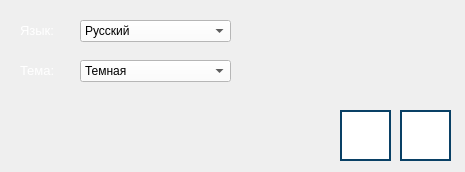
<?xml version="1.0" encoding="UTF-8"?>
<ui version="4.0">
 <class>UserOptionWindow</class>
 <widget class="QDialog" name="UserOptionWindow">
  <property name="geometry">
   <rect>
    <x>0</x>
    <y>0</y>
    <width>465</width>
    <height>172</height>
   </rect>
  </property>
  <property name="windowTitle">
   <string>Пользовательские настройки - RayTracing</string>
  </property>
  <widget class="QLabel" name="label">
   <property name="geometry">
    <rect>
     <x>20</x>
     <y>20</y>
     <width>81</width>
     <height>21</height>
    </rect>
   </property>
   <property name="font">
    <font>
     <pointsize>10</pointsize>
    </font>
   </property>
   <property name="text">
    <string>&lt;html&gt;&lt;head/&gt;&lt;body&gt;&lt;p&gt;&lt;span style=&quot; color:#ffffff;&quot;&gt;Язык:&lt;/span&gt;&lt;/p&gt;&lt;/body&gt;&lt;/html&gt;</string>
   </property>
  </widget>
  <widget class="QPushButton" name="button_save">
   <property name="geometry">
    <rect>
     <x>340</x>
     <y>110</y>
     <width>51</width>
     <height>51</height>
    </rect>
   </property>
   <property name="toolTip">
    <string>Применить настройки</string>
   </property>
   <property name="styleSheet">
    <string notr="true">QPushButton {
    background-color: rgb(255, 255, 255);
    border: 2px solid #094065;
}

QPushButton:pressed {
    background-color:  rgb(118, 118, 118);
}
</string>
   </property>
   <property name="text">
    <string/>
   </property>
   <property name="icon">
    <iconset>
     <normaloff>images/option-button.png</normaloff>images/option-button.png</iconset>
   </property>
   <property name="iconSize">
    <size>
     <width>36</width>
     <height>36</height>
    </size>
   </property>
  </widget>
  <widget class="QPushButton" name="button_cancel">
   <property name="geometry">
    <rect>
     <x>400</x>
     <y>110</y>
     <width>51</width>
     <height>51</height>
    </rect>
   </property>
   <property name="toolTip">
    <string>Отмена</string>
   </property>
   <property name="styleSheet">
    <string notr="true">QPushButton {
    background-color: rgb(255, 255, 255);
    border: 2px solid #094065;
}

QPushButton:pressed {
    background-color:  rgb(118, 118, 118);
}
</string>
   </property>
   <property name="text">
    <string/>
   </property>
   <property name="icon">
    <iconset>
     <normaloff>images/cancel-button.png</normaloff>images/cancel-button.png</iconset>
   </property>
   <property name="iconSize">
    <size>
     <width>36</width>
     <height>36</height>
    </size>
   </property>
  </widget>
  <widget class="QComboBox" name="comboBox_languages">
   <property name="geometry">
    <rect>
     <x>80</x>
     <y>20</y>
     <width>151</width>
     <height>22</height>
    </rect>
   </property>
   <property name="styleSheet">
    <string notr="true">background-color: rgb(255, 255, 255);
color: rgb(0, 0, 0);
</string>
   </property>
   <item>
    <property name="text">
     <string>Русский</string>
    </property>
   </item>
  </widget>
  <widget class="QLabel" name="label_2">
   <property name="geometry">
    <rect>
     <x>20</x>
     <y>60</y>
     <width>81</width>
     <height>21</height>
    </rect>
   </property>
   <property name="font">
    <font>
     <pointsize>10</pointsize>
    </font>
   </property>
   <property name="text">
    <string>&lt;html&gt;&lt;head/&gt;&lt;body&gt;&lt;p&gt;&lt;span style=&quot; color:#ffffff;&quot;&gt;Тема:&lt;/span&gt;&lt;/p&gt;&lt;/body&gt;&lt;/html&gt;</string>
   </property>
  </widget>
  <widget class="QComboBox" name="comboBox_topics">
   <property name="geometry">
    <rect>
     <x>80</x>
     <y>60</y>
     <width>151</width>
     <height>22</height>
    </rect>
   </property>
   <property name="styleSheet">
    <string notr="true">background-color: rgb(255, 255, 255);
color: rgb(0, 0, 0);
</string>
   </property>
   <item>
    <property name="text">
     <string>Темная</string>
    </property>
   </item>
   <item>
    <property name="text">
     <string>Светлая</string>
    </property>
   </item>
  </widget>
 </widget>
 <resources/>
 <connections/>
</ui>
